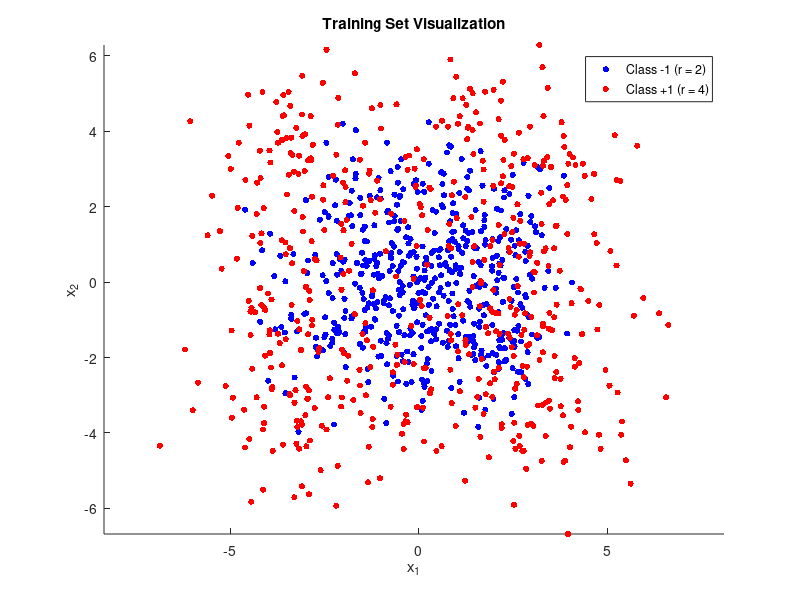

Write the MATLAB code that produced this figure. (Note: this script raises an error after producing the figure.)
%% Homework 4: Question 1: Support Vector Machines (SVM) and Multi-Layer Perceptrons (MLP)
clear all; close all;

%% Generate and visualize training and test data
% Parameters
Ntrain = 1000; Ntest  = 10000;       
r_neg  = 2; r_pos  = 4; sigma  = 1;       

% Generate training data
X_train_neg = (r_neg * [cos(rand(Ntrain/2,1)*2*pi - pi),  sin(rand(Ntrain/2,1)*2*pi - pi)]) + sigma * randn(Ntrain/2,2);
y_train_neg = 1 * ones(Ntrain/2,1);

X_train_pos = (r_pos * [cos(rand(Ntrain/2,1)*2*pi - pi),  sin(rand(Ntrain/2,1)*2*pi - pi)]) + sigma * randn(Ntrain/2,2);
y_train_pos = 2 * ones(Ntrain/2,1);

xTrain = [X_train_neg; X_train_pos]; yTrain = [y_train_neg; y_train_pos];
xTrain = xTrain'; yTrain = yTrain';

% Generate test data
X_test_neg  = (r_neg * [cos(rand(Ntest/2,1)*2*pi - pi),  sin(rand(Ntest/2,1)*2*pi - pi)]) + sigma * randn(Ntest/2,2);
y_test_neg  = 1 * ones(Ntest/2,1);

X_test_pos  = (r_pos * [cos(rand(Ntest/2,1)*2*pi - pi),  sin(rand(Ntest/2,1)*2*pi - pi)]) + sigma * randn(Ntest/2,2);
y_test_pos  = 2 * ones(Ntest/2,1);

xTest = [X_test_neg; X_test_pos]; yTest = [y_test_neg; y_test_pos];
xTest = xTest'; yTest = yTest';

N = size(xTrain, 2); idx = randperm(N); % random permutation       
xTrain = xTrain(:, idx);    % shuffle columns of xTrain
yTrain = yTrain(idx);       % shuffle labels the same way

N = size(xTest, 2); idx = randperm(N); % random permutation
xTest = xTest(:, idx);    % shuffle columns of xTrain
yTest = yTest(idx);       % shuffle labels the same way


% Plot training set
figure(1); hold on; 
scatter(X_train_neg(:,1), X_train_neg(:,2), 20, 'b', 'filled');
scatter(X_train_pos(:,1), X_train_pos(:,2), 20, 'r', 'filled');
xlabel('x_1'); ylabel('x_2');
title('Training Set Visualization');
legend('Class -1 (r = 2)', 'Class +1 (r = 4)');
axis equal;


%% MLP Structure
% mlp paramaters
inputDim = 2;     % number of input features (2D)
hiddenDim = 1;   % starting number of perceptrons, will be optimally selected later
outputDim = 2;    % number of classes
learningRate = 0.01;
numEpochs = 5000;

% Initialize network weights
rng(0);
W1 = 0.1 * randn(hiddenDim, inputDim);
b1 = zeros(hiddenDim, 1);
W2 = 0.1 * randn(outputDim, hiddenDim);
b2 = zeros(outputDim, 1);

%% Model Order Selection
Nfolds = 10; % 10-fold cross validation
perceptronList = [1, 2, 5, 10, 15, 20];

% 10-fold cross-validation indices
indices = makeFolds(length(yTrain), Nfolds); % used helper function

meanValError = zeros(1, length(5));

% Try several numbers-of-perceptrons
for M = 1:length(perceptronList)
        numPerceptrons = perceptronList(M);
        valErrors = zeros(1, Nfolds);

        for fold = 1:Nfolds
            % Split train/validation sets
            valIdx = (indices == fold);
            trainIdx = ~valIdx;
            xTr = xTrain(:, trainIdx);
            yTr = yTrain(:, trainIdx);
            xVal = xTrain(:, valIdx);
            yVal = yTrain(:, valIdx);

            %% Model Training 
            [W1, b1, W2, b2] = trainMLP(xTr, yTr, inputDim, numPerceptrons, outputDim, learningRate, numEpochs); % used helper function

            % Evaluate on validation set
            yPredVal = predictMLP(xVal, W1, b1, W2, b2); % used helper function
            valErrors(fold) = mean(yPredVal ~= yVal);
        end 
        meanValError(M) = mean(valErrors);
        fprintf('N=%d, Hidden=%d, Mean Val Error=%.3f\n', Ntrain, numPerceptrons, meanValError(M));
 end 
% Pick best model order
[~, bestIdx] = min(meanValError);
bestHidden = perceptronList(bestIdx);

 % Retrain on full data with best hiddenDim
[W1, b1, W2, b2] = trainMLP(xTrain, yTrain, inputDim, bestHidden, outputDim, learningRate, numEpochs);

 %% Performance Assessment 
% Test on large test set
yPred = predictMLP(xTest, W1, b1, W2, b2);
accuracy = mean(yPred == yTest);
testErrors = mean(yPred ~= yTest);

fprintf('=== Test Accuracy of mlp ===\n');
fprintf('parameters: N=%d, Best number of perceptrons in hidden layer =%d, Test Error=%.3f, Test Accuracy: %.2f%%\n', Ntrain, bestHidden, testErrors*100, accuracy * 100);
fprintf('\n')

%% Visualize Best Performance Results 
figure; hold on; 
xlabel('x_1'); ylabel('x_2')
title('MLP Classification Results');
view(45,25); axis equal;

% Define two distinct green shades
greenShades = [ 0.2 0.8 0.2; 0.0 0.6 0.0];

% Loop over classes and plot correct/incorrect
for k = 1:outputDim
    correctIdx = find(yTest == k & yPred == k);
    incorrectIdx = find(yTest == k & yPred ~= k);

    % Correct: shaded green
    scatter(xTest(1, correctIdx), xTest(2, correctIdx), 20, greenShades(k,:), 'filled');

    % Incorrect: red
    scatter(xTest(1, incorrectIdx), xTest(2, incorrectIdx), 20, 'r', 'filled');
end
legend({'Correct (Class 1)', 'Correct (Class 2)', 'Incorrect'}, 'Location', 'bestoutside');
axis equal;


%% Model Training function 
function [W1, b1, W2, b2] = trainMLP(xTrain, yTrain, inputDim, hiddenDim, outputDim, learningRate, numEpochs)
Y = full(ind2vec(yTrain, outputDim));
Ntrain = size(xTrain, 2);
%rng(0);
W1 = 0.1 * randn(hiddenDim, inputDim);
b1 = zeros(hiddenDim, 1);
W2 = 0.1 * randn(outputDim, hiddenDim);
b2 = zeros(outputDim, 1);

for epoch = 1:numEpochs

    % Forward pass  step
    Z1 = W1 * xTrain + b1;      % hidden pre-activation
    A1 = activationFunction(Z1); % sigmoid activation helper function
    Z2 = W2 * A1 + b2;          % output pre-activation
    
    % Softmax output
    expZ = exp(Z2 - max(Z2,[],1)); % for numerical stability
    A2 = expZ ./ sum(expZ,1);
    
    % compute Loss (cross-entropy) 
    %loss = -mean(sum(Y .* log(A2 + 1e-12), 1));
    
    % Backpropagation step
    dZ2 = A2 - Y;                        % output layer gradient
    dW2 = (dZ2 * A1') / Ntrain;
    db2 = mean(dZ2, 2);
    
    dA1 = W2' * dZ2;
   % dZ1 = dA1 .* A1 .* (1 - A1);         % derivative of sigmoid
    dZ1 = dA1 .* (2 .* Z1); % derivative of quadratic y = x^2
    dW1 = (dZ1 * xTrain') / Ntrain;
    db1 = mean(dZ1, 2);
    
    % Gradient descent step
    W1 = W1 - learningRate * dW1;
    b1 = b1 - learningRate * db1;
    W2 = W2 - learningRate * dW2;
    b2 = b2 - learningRate * db2;
    
    % display progress
    %if mod(epoch, 10) == 0
        %fprintf('Epoch %d/%d, Loss = %.4f\n', epoch, numEpochs, loss);
    %end
end
end 

%% Performance Evaluation function
function yPred = predictMLP(x, W1, b1, W2, b2)
    Z1 = W1*x + b1; 
   % A1 = 1./(1+exp(-Z1));
    A1 = Z1.^2;  % quadratic activation
    Z2 = W2*A1 + b2;
    expZ = exp(Z2 - max(Z2,[],1));
    A2 = expZ ./ sum(expZ,1);
    [~, yPred] = max(A2, [], 1);
end

%% k-fold cross validation function
function indices = makeFolds(N, K)
% makeFolds: manually create K roughly equal folds for N samples
% Returns an index vector of length N with fold numbers (1..K)

    indices = zeros(1, N);
    foldSizes = repmat(floor(N / K), 1, K);
    remainder = mod(N, K);
    foldSizes(1:remainder) = foldSizes(1:remainder) + 1;

    allIdx = randperm(N);  % randomize sample order
    startIdx = 1;

    for k = 1:K
        thisFold = allIdx(startIdx : startIdx + foldSizes(k) - 1);
        indices(thisFold) = k;
        startIdx = startIdx + foldSizes(k);
    end
end

% activation function
function out = activationFunction(in)
% Pick a shared nonlinearity for all perceptrons: sigmoid or ramp style...
% You can mix and match nonlinearities in the model.
% However, typically this is not done; identical nonlinearity functions
% are better suited for parallelization of the implementation.
out = in.^2; % Quadratic Polynomial
%out = 1./(1+exp(-in)); % Logistic function - sigmoid style nonlinearity
end
